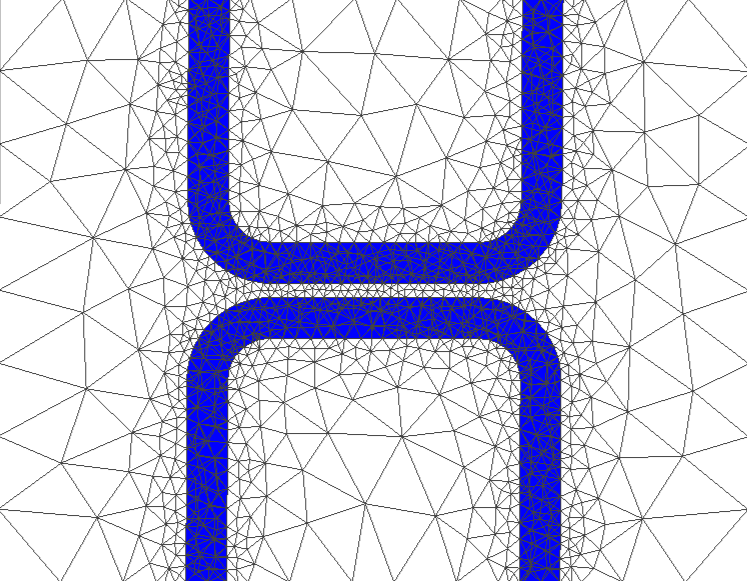
#> input picture data/images/Microstrip_Coupler_mesh.png, 747 x 581 px
$ jupyter execute --allow-errors mesh-density.ipynb
#> lines starting #> are read from the running program, lines starting #| are printed output that depends on the picture
[cell 1]
import numpy as np
import matplotlib.pyplot as plt
from stl import mesh

[cell 2]
Z_AXIS = 9.9
IMAGE_WIDTH = 180
IMAGE_HEIGHT = 140

[cell 3]
def calculate_area_of_triangle(triangle_vertices):
    side1 = triangle_vertices[1] - triangle_vertices[0]
    side2 = triangle_vertices[2] - triangle_vertices[0]
    cross_product = np.cross(side1, side2)
    area = 0.5 * np.linalg.norm(cross_product)
    return area

#> (a cell that did not finish here is left out)

#> (a cell that did not finish here is left out)

#> (a cell that did not finish here is left out)

#> (a cell that did not finish here is left out)

[cell 8]
# Find the triangles whose vertices lie on the Z-axis
z_axis_triangles = []

#> (the rest of this cell did not finish here and is left out)

[cell 9]
# Convert the list of triangles to a NumPy array
z_axis_triangles = np.array(z_axis_triangles)

[cell 10]
print(len(z_axis_triangles))

[cell 11]
# Step 1: Divide Image into Sections (Grid-based Segmentation)
num_sections_x = 9
num_sections_y = 7
section_width = IMAGE_WIDTH // num_sections_x
section_height = IMAGE_HEIGHT // num_sections_y

[cell 12]
# Step 2: Determine Triangle-Section Intersection
triangle_section_map = {}
for i in z_axis_triangles:
    for section_x in range(num_sections_x):
        for section_y in range(num_sections_y):
            section_left = section_x * section_width
            section_right = (section_x + 1) * section_width
            section_top = section_y * section_height
            section_bottom = (section_y + 1) * section_height
            for vertex in i:
                x, y, _ = vertex
                if section_left <= x < section_right and section_top <= y < section_bottom:
                    triangle_section_map.setdefault((section_x, section_y), []).append(i)
                    break

[cell 13]
# Step 3: Count Triangles in Each Section
triangle_count_in_section = {section: len(triangles) for section, triangles in triangle_section_map.items()}

[cell 14]
count_array = np.zeros((num_sections_y, num_sections_x), dtype=int)
for section_y in range(num_sections_y):
    for section_x in range(num_sections_x):
        count_array[section_y, section_x] = triangle_count_in_section.get((section_x, section_y), 0)

# Create a heatmap using matplotlib
plt.figure(figsize=(15,9))
plt.imshow(count_array, cmap='viridis', origin='lower', interpolation='nearest')
plt.colorbar(label='Triangle Count')
plt.xlabel('Section X')
plt.ylabel('Section Y')
plt.title('Triangle Count in Each Section')
#plt.grid(visible=False)
for section_y in range(num_sections_y):
    for section_x in range(num_sections_x):
        text = plt.text(section_x, section_y, f'{count_array[section_y, section_x]}',
                            ha='center', va='center', color='w')
plt.show()
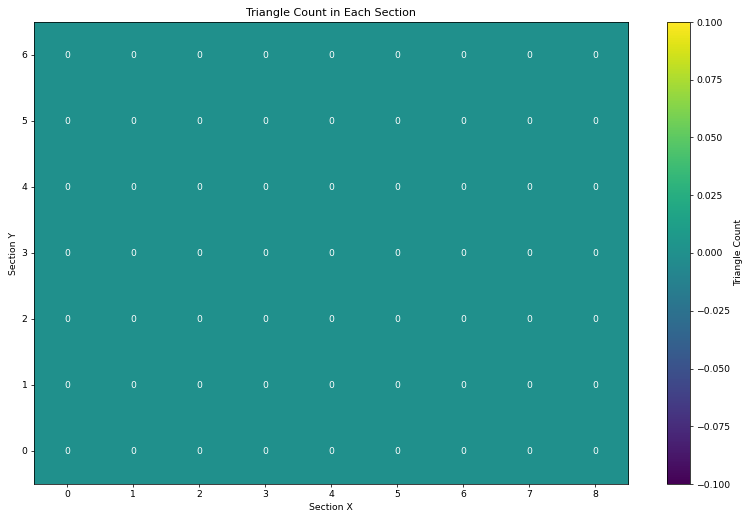
#> figure drawn by matplotlib, 2 panels

[cell 15]
image = plt.imread('../data/images/Microstrip_Coupler_mesh.png')
#> image is the input picture: shape (581, 747, 4) float32; mean R, G, B, A 0.804, 0.804, 0.899, 1
height, width, _ = image.shape
#> height = 581; width = 747
print(height)
#| 581
print(width)
#| 747
grid_width = width // num_sections_x
#> grid_width = 83
grid_height = height // num_sections_y
#> grid_height = 83
# Create a new figure
fig, ax = plt.subplots(figsize=(15,9))

# Display the image
ax.imshow(image)

# Add the grid to the image
for x in range(grid_width, width, grid_width):
    ax.axvline(x, color='red', linewidth=1)

for y in range(grid_height, height, grid_height):
    ax.axhline(y, color='red', linewidth=1)

# Optionally, you can also hide the axis ticks and labels
ax.set_xticks([])
ax.set_yticks([])
ax.set_xticklabels([])
ax.set_yticklabels([])

plt.show()
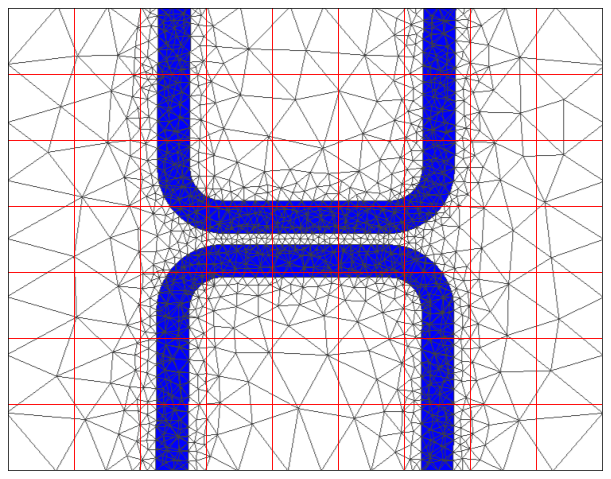
#> figure drawn by matplotlib, 1 panel

[cell 16]
triangle_areas = [calculate_area_of_triangle(triangle) for triangle in z_axis_triangles]

[cell 17]
# Step 5: Compute Minimum and Average Triangle Area for Each Section

min_triangle_area_in_section = {}
average_triangle_area_in_section = {}

for section_x in range(num_sections_x):
    for section_y in range(num_sections_y):
        section_triangles = triangle_section_map.get((section_x, section_y), [])
        if section_triangles:
            section_triangle_areas = [calculate_area_of_triangle(triangle) for triangle in section_triangles]
            min_triangle_area_in_section[(section_x, section_y)] = min(section_triangle_areas)
            average_triangle_area_in_section[(section_x, section_y)] = sum(section_triangle_areas) / len(section_triangle_areas)
        else:
            min_triangle_area_in_section[(section_x, section_y)] = 0
            average_triangle_area_in_section[(section_x, section_y)] = 0

[cell 18]
# Convert min_triangle_area_in_section and average_triangle_area_in_section to NumPy arrays for heatmap visualization
min_area_array = np.zeros((num_sections_y, num_sections_x), dtype=float)
average_area_array = np.zeros((num_sections_y, num_sections_x), dtype=float)

for section_y in range(num_sections_y):
    for section_x in range(num_sections_x):
        min_area_array[section_y, section_x] = min_triangle_area_in_section.get((section_x, section_y), 0)
        average_area_array[section_y, section_x] = average_triangle_area_in_section.get((section_x, section_y), 0)

[cell 19]
# Create heatmaps for minimum triangle area
plt.figure(figsize=(9,7))
plt.imshow(min_area_array, cmap='viridis_r', origin='lower', interpolation='nearest')
plt.colorbar(label='Minimum Triangle Area')
plt.xlabel('Section X')
plt.ylabel('Section Y')
plt.title('Minimum Triangle Area in Each Section')
#plt.grid(visible=False)
plt.show()
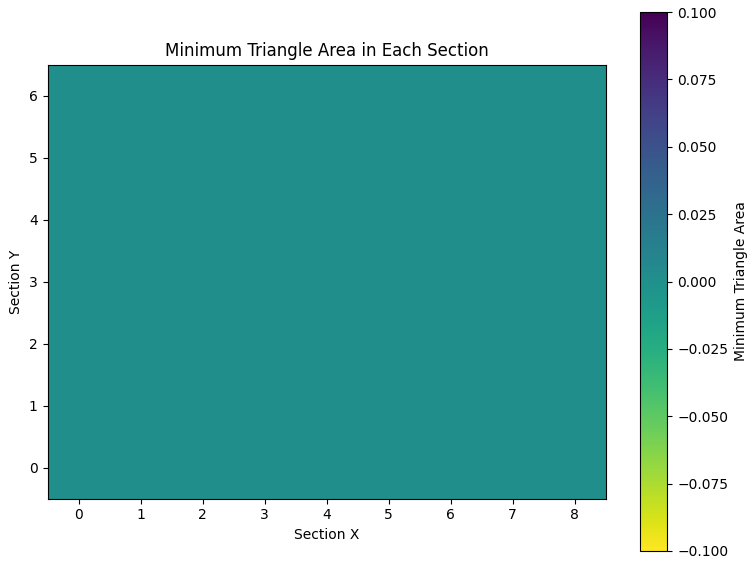
#> figure drawn by matplotlib, 2 panels

[cell 20]
# Create heatmaps for average triangle area
plt.figure(figsize=(9,7))
plt.imshow(average_area_array, cmap='viridis_r', origin='lower', interpolation='nearest')
plt.colorbar(label='Average Triangle Area')
plt.xlabel('Section X')
plt.ylabel('Section Y')
plt.title('Average Triangle Area in Each Section')
#plt.grid(visible=False)
plt.show()

[cell 21]
# Set the figure size
fig, axes = plt.subplots(1, 2, figsize=(12, 6))  # Change the figsize values as per your requirement

# Create heatmap for minimum triangle area
axes[0].imshow(min_area_array, cmap='viridis', origin='lower', interpolation='nearest')
axes[0].set_xlabel('Section X')
axes[0].set_ylabel('Section Y')
axes[0].set_title('Minimum Triangle Area in Each Section')
#axes[0].grid(True)
#axes[0].colorbar(label='Minimum Triangle Area')
# Add text annotations to each box of the heatmap
for section_y in range(num_sections_y):
    for section_x in range(num_sections_x):
        text = axes[0].text(section_x, section_y, f'{min_area_array[section_y, section_x]:.2f}',
                            ha='center', va='center', color='w')

# Create heatmap for average triangle area
axes[1].imshow(average_area_array, cmap='viridis', origin='lower', interpolation='nearest')
axes[1].set_xlabel('Section X')
axes[1].set_ylabel('Section Y')
axes[1].set_title('Average Triangle Area in Each Section')
#axes[1].colorbar(label='Average Triangle Area')
# Add text annotations to each box of the heatmap
for section_y in range(num_sections_y):
    for section_x in range(num_sections_x):
        text = axes[1].text(section_x, section_y, f'{average_area_array[section_y, section_x]:.2f}',
                            ha='center', va='center', color='w')

plt.tight_layout()  # Ensures proper spacing between subplots
plt.show()
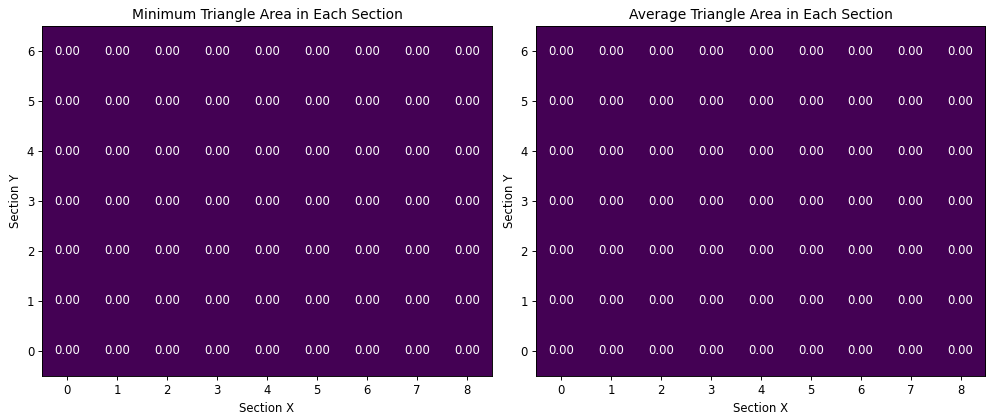
#> figure drawn by matplotlib, 2 panels
